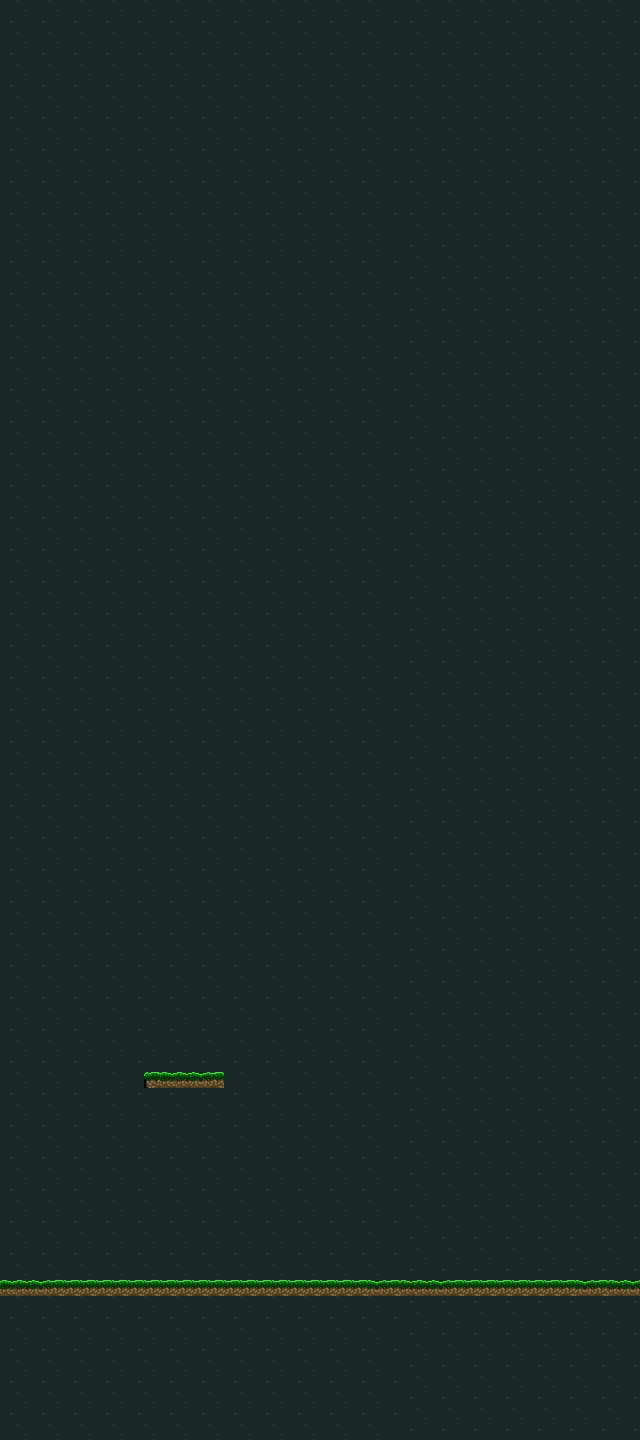

Tiled map render using the project's own tile images. Description and the map definition, with tile-layer contents summarised, below:
An orthogonal 40x90 tile map with 16x16 px tiles, 1 tile layer (background) and 7 objects.

<map version="1.0" orientation="orthogonal" renderorder="left-up" width="40" height="90" tilewidth="16" tileheight="16" nextobjectid="68">
 <properties>
  <property name="Name" value="Test 1" />
 </properties>
 <tileset firstgid="1" name="Metroidvania Tileset" tilewidth="16" tileheight="16" spacing="2" margin="1" tilecount="196" columns="14">
  <image source="Metroidvania Tileset.png" width="256" height="256" />
 </tileset>
 <layer name="background" width="40" height="90">
  <data>[3600 cells, 3600 non-empty, 9 distinct tile ids]</data>
 </layer>
 <objectgroup name="ground">
  <object id="53" x="0" y="1280" width="640" height="16" />
  <object id="54" x="0" y="912" width="32" height="368" />
  <object id="55" x="624" y="896" width="16" height="384" />
  <object id="57" x="144" y="1072" width="80" height="16" />
  <object id="67" x="272" y="1264" width="16" height="16" />
 </objectgroup>
 <objectgroup name="player">
  <object id="56" x="0" y="880" width="32" height="32" />
 </objectgroup>
 <objectgroup name="creep">
  <object id="61" x="240" y="1248" width="32" height="32" />
 </objectgroup>
</map>
